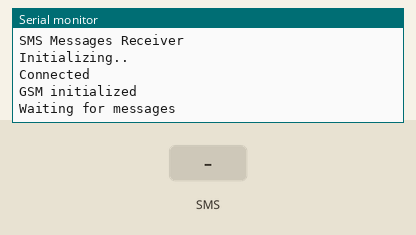
Simulated run of this sketch. Board: Arduino Leonardo, built with avr-gcc and run on an emulated ATmega32U4. On the bench: the last lines printed to the serial monitor. The test bench sets the inputs (shaded band).

Above: at 3.2 s.
3.3 s: text message "#" received
At 5.2 s:
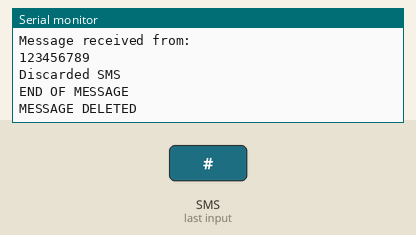
5.5 s: text message "1" received
At 7.1 s:
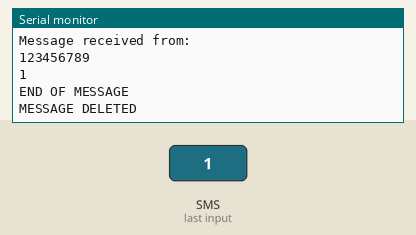

Measured:
- after the input at 3.3 s, the serial monitor: prints a new line after 0.72 s (image 1)
- after the input at 5.5 s, the serial monitor: prints a new line after 0.53 s (image 2)

The sketch:

sketch.ino
```cpp
/*
 SMS receiver

 This sketch, for the Arduino GSM shield, waits for a SMS message
 and displays it through the Serial port.

 Circuit:
 * GSM shield attached to and Arduino
 * SIM card that can receive SMS messages

 created 25 Feb 2012
 by Javier Zorzano / TD

 This example is in the public domain.

 http://arduino.cc/en/Tutorial/GSMExamplesReceiveSMS

*/

// include the GSM library
#include <GSM.h>

// PIN Number for the SIM
#define PINNUMBER      "4221"

// initialize the library instances
GSM gsmAccess;
GSM_SMS sms;

// Array to hold the number a SMS is retreived from
char senderNumber[20];

void setup()
{
  // initialize serial communications and wait for port to open:
  Serial.begin(9600);
  while (!Serial) {
    ; // wait for serial port to connect. Needed for Leonardo only
  }

  Serial.println("SMS Messages Receiver");

  // connection state
  boolean notConnected = true;

  // Start GSM connection
  while(notConnected)
  {
    Serial.println("Initializing..");
    if(gsmAccess.begin(PINNUMBER)==GSM_READY) {
      Serial.println("Connected");
      notConnected = false;
    } else {
      Serial.println("Not connected - loop");
      delay(1000);
    }
  }

  Serial.println("GSM initialized");
  Serial.println("Waiting for messages");
}

void loop()
{
  char c;

  // If there are any SMSs available()
  if (sms.available())
  {
    Serial.println("Message received from:");

    // Get remote number
    sms.remoteNumber(senderNumber, 20);
    Serial.println(senderNumber);

    // An example of message disposal
    // Any messages starting with # should be discarded
    if(sms.peek()=='#')
    {
      Serial.println("Discarded SMS");
      sms.flush();
    }

    // Read message bytes and print them
    while(c=sms.read())
      Serial.print(c);

    Serial.println("\nEND OF MESSAGE");

    // Delete message from modem memory
    sms.flush();
    Serial.println("MESSAGE DELETED");
  }

  delay(1000);

}
```
